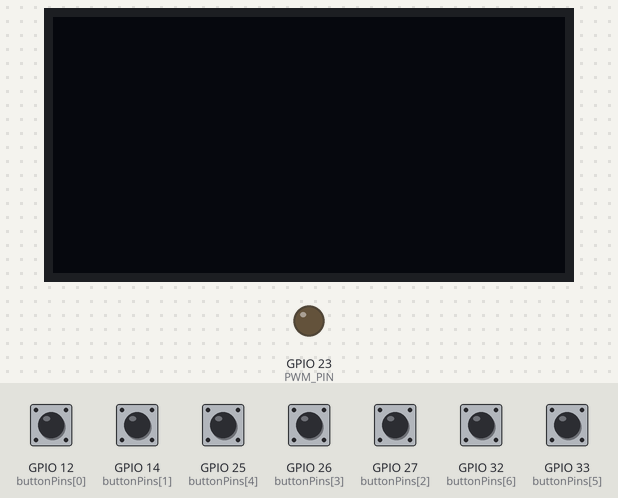
A sketch run on a simulated ESP32. On the bench: 128×64 one-colour display, output pins drawn as LEDs (lit = HIGH). The test bench sets the inputs (shaded band); at power-on: GPIO 12 (buttonPins[0]), GPIO 14 (buttonPins[1]), GPIO 25 (buttonPins[4]), GPIO 26 (buttonPins[3]), GPIO 27 (buttonPins[2]), GPIO 32 (buttonPins[6]), GPIO 33 (buttonPins[5]) HIGH. The OLED is the two-colour kind (top 16 rows yellow).

Above: at 1.2 s.
1.3 s: GPIO 12 (buttonPins[0]) pulled LOW for 1 s
At 2.16 s:
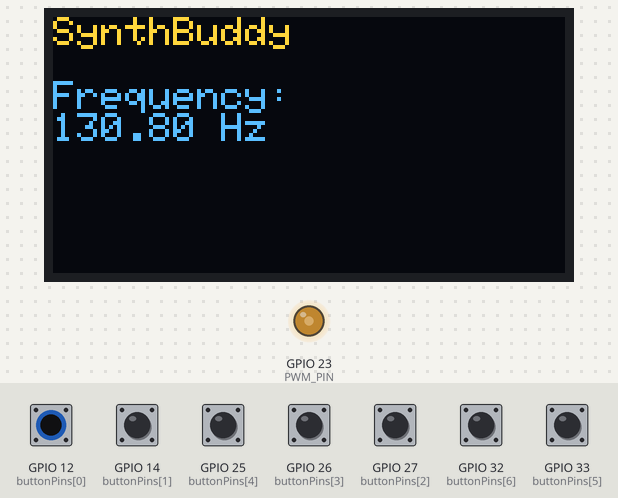
At 3.1 s:
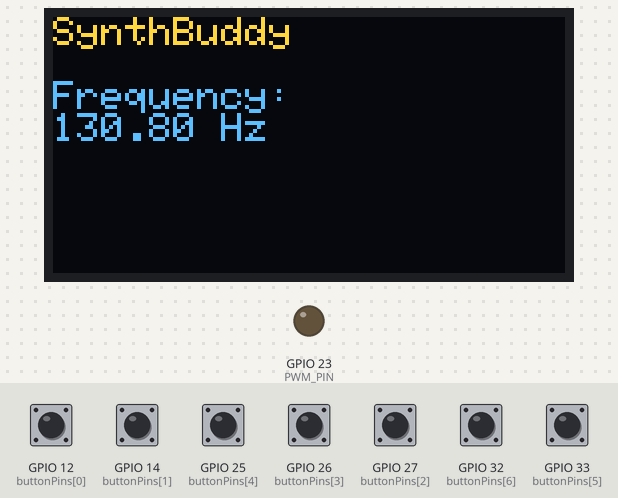
3.8 s: GPIO 27 (buttonPins[2]) pulled LOW for 1 s
At 3.97 s:
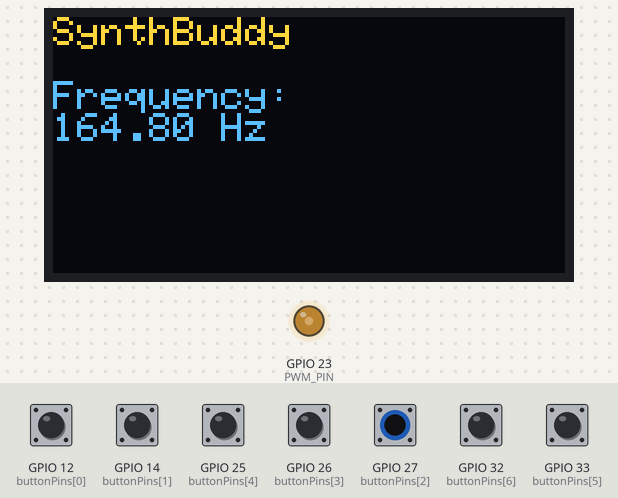
Timing chart, 0 to 4.2 s (numbered marks = the images above; inputs shaded):
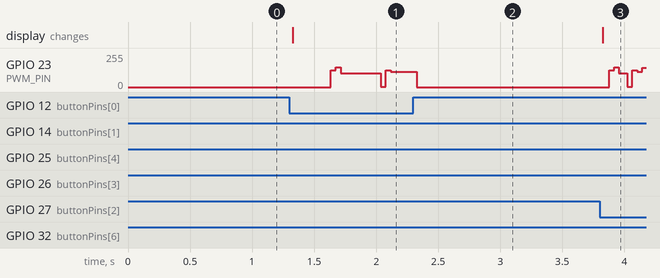

The sketch:

SynthBuddy.ino
```cpp
#include <Arduino.h>
#include <SPI.h>
#include <Wire.h>
#include <Adafruit_GFX.h>
#include <Adafruit_SSD1306.h>

#define OLED_RESET 4
Adafruit_SSD1306 display(OLED_RESET);

#define PWM_PIN 23
#define PWM_RESOLUTION 8
#define PWM_FREQ 50000

const int buttonPins[] = {12, 14, 27, 26, 25, 33, 32};
const float frequencies[] = {130.8, 146.8, 164.8, 174.2, 196.0, 220.0, 246.94};
const int numButtons = sizeof(buttonPins) / sizeof(buttonPins[0]);

hw_timer_t *timer = NULL;
volatile bool waveActive = false;
volatile uint8_t sineIndex = 0;
volatile float currentFrequency = 0;
const int sineTableSize = 256;
uint8_t sineTable[sineTableSize];

void IRAM_ATTR onTimer() {
  if (waveActive) {
    uint8_t pwmValue = sineTable[sineIndex];
    ledcWrite(0, pwmValue);
    sineIndex = (sineIndex + 1) % sineTableSize;
  } else {
    ledcWrite(0, 0); // Turn off PWM when no button is pressed
  }
}

void setup() {
  // Initialize OLED display
  display.begin(SSD1306_SWITCHCAPVCC, 0x3C);
  display.clearDisplay();

  // Initialize sine wave lookup table
  for (int i = 0; i < sineTableSize; i++) {
    sineTable[i] = (sin(2 * PI * i / sineTableSize) + 1.0) * 127.5;
  }

  // Configure buttons as inputs with pull-up resistors
  for (int i = 0; i < numButtons; i++) {
    pinMode(buttonPins[i], INPUT_PULLUP);
  }

  // Configure PWM on the output pin
  ledcSetup(0, PWM_FREQ, PWM_RESOLUTION);
  ledcAttachPin(PWM_PIN, 0);

  // Initialize timer
  timer = timerBegin(0, 80, true); // 80 prescaler for 1 µs ticks
  timerAttachInterrupt(timer, &onTimer, true);
  timerAlarmWrite(timer, 100, true); // 100 µs (10 kHz timer frequency)
  timerAlarmEnable(timer);
}

void loop() {
  waveActive = false;
  for (int i = 0; i < numButtons; i++) {
    if (digitalRead(buttonPins[i]) == LOW) {
      waveActive = true;
      currentFrequency = frequencies[i];
      sineIndex = 0;

      // Adjust timer frequency for current sine wave
      timerAlarmWrite(timer, (1000000 / currentFrequency) / sineTableSize, true);

      // Update OLED display with current frequency
      display.clearDisplay();
      display.setTextSize(1);
      display.setTextColor(WHITE);
      display.setCursor(0, 0);
      display.println("SynthBuddy");

      display.setCursor(0, 16);
      display.setTextSize(1);
      display.println("Frequency:");
      display.print(currentFrequency);
      display.println(" Hz");

      display.display();
      break;
    }
  }
}
```

Measured:
- after the input at 1.3 s, GPIO 23 (PWM_PIN): 0/255 → 104/255 after 0.33 s, → 114/255 0.40 s later, → 0/255 0.29 s later; the display: changes at once (image 1)
- after the input at 3.8 s, the display: changes at once (image 3)
